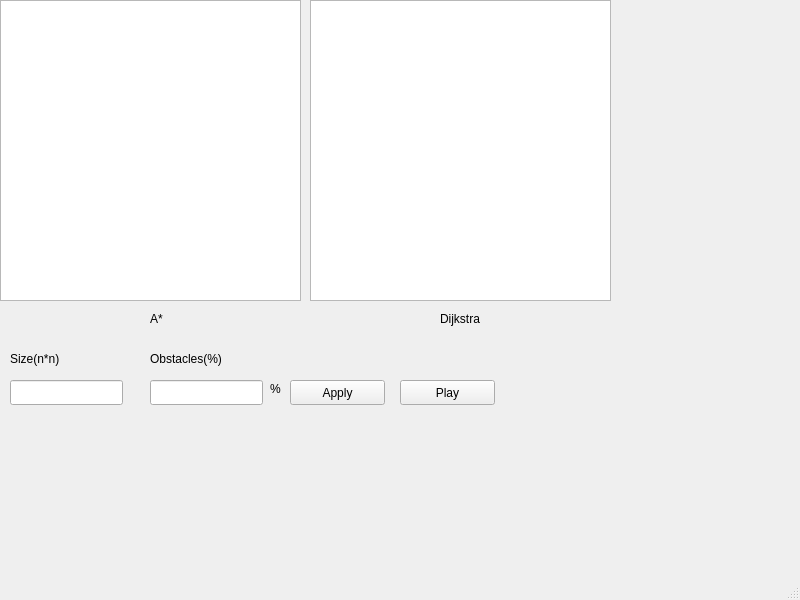
<?xml version="1.0" encoding="UTF-8"?>
<ui version="4.0">
 <class>MainWindow</class>
 <widget class="QMainWindow" name="MainWindow">
  <property name="geometry">
   <rect>
    <x>0</x>
    <y>0</y>
    <width>800</width>
    <height>600</height>
   </rect>
  </property>
  <property name="windowTitle">
   <string>MainWindow</string>
  </property>
  <widget class="QWidget" name="centralwidget">
   <widget class="QGraphicsView" name="A">
    <property name="geometry">
     <rect>
      <x>0</x>
      <y>0</y>
      <width>301</width>
      <height>301</height>
     </rect>
    </property>
   </widget>
   <widget class="QPushButton" name="B_Apply">
    <property name="geometry">
     <rect>
      <x>290</x>
      <y>380</y>
      <width>95</width>
      <height>25</height>
     </rect>
    </property>
    <property name="text">
     <string>Apply</string>
    </property>
   </widget>
   <widget class="QPushButton" name="B_Play">
    <property name="geometry">
     <rect>
      <x>400</x>
      <y>380</y>
      <width>95</width>
      <height>25</height>
     </rect>
    </property>
    <property name="text">
     <string>Play</string>
    </property>
   </widget>
   <widget class="QLineEdit" name="mapsize">
    <property name="geometry">
     <rect>
      <x>10</x>
      <y>380</y>
      <width>113</width>
      <height>25</height>
     </rect>
    </property>
   </widget>
   <widget class="QLineEdit" name="Obs">
    <property name="geometry">
     <rect>
      <x>150</x>
      <y>380</y>
      <width>113</width>
      <height>25</height>
     </rect>
    </property>
   </widget>
   <widget class="QLabel" name="label">
    <property name="geometry">
     <rect>
      <x>10</x>
      <y>350</y>
      <width>67</width>
      <height>17</height>
     </rect>
    </property>
    <property name="text">
     <string>Size(n*n)</string>
    </property>
   </widget>
   <widget class="QLabel" name="label_2">
    <property name="geometry">
     <rect>
      <x>150</x>
      <y>350</y>
      <width>91</width>
      <height>17</height>
     </rect>
    </property>
    <property name="text">
     <string>Obstacles(%)</string>
    </property>
   </widget>
   <widget class="QGraphicsView" name="D">
    <property name="geometry">
     <rect>
      <x>310</x>
      <y>0</y>
      <width>301</width>
      <height>301</height>
     </rect>
    </property>
   </widget>
   <widget class="QLabel" name="label_3">
    <property name="geometry">
     <rect>
      <x>150</x>
      <y>310</y>
      <width>67</width>
      <height>17</height>
     </rect>
    </property>
    <property name="text">
     <string>A*</string>
    </property>
   </widget>
   <widget class="QLabel" name="label_4">
    <property name="geometry">
     <rect>
      <x>440</x>
      <y>310</y>
      <width>67</width>
      <height>17</height>
     </rect>
    </property>
    <property name="text">
     <string>Dijkstra</string>
    </property>
   </widget>
   <widget class="QLabel" name="label_5">
    <property name="geometry">
     <rect>
      <x>270</x>
      <y>380</y>
      <width>16</width>
      <height>17</height>
     </rect>
    </property>
    <property name="text">
     <string>%</string>
    </property>
   </widget>
  </widget>
  <widget class="QMenuBar" name="menubar">
   <property name="geometry">
    <rect>
     <x>0</x>
     <y>0</y>
     <width>800</width>
     <height>22</height>
    </rect>
   </property>
  </widget>
  <widget class="QStatusBar" name="statusbar"/>
 </widget>
 <resources/>
 <connections/>
</ui>
